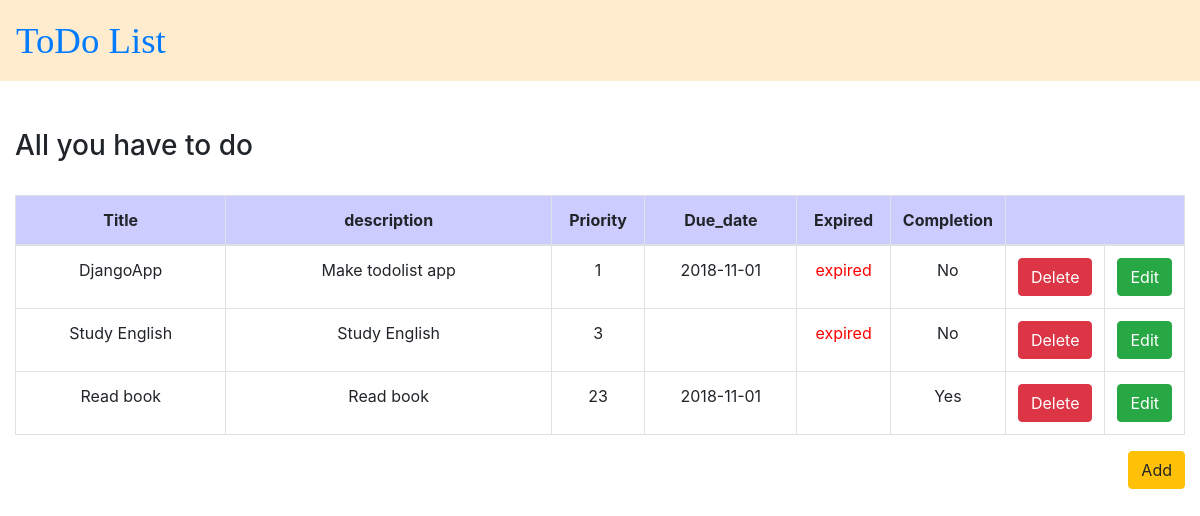
The page / on the database its author committed.
### todolist/models.py (models this page shows, shortened)
class List(models.Model):
    title = models.CharField(max_length=200)
    description = models.TextField()
    priority = models.IntegerField(default=2)
    due_date = models.TextField(null=True, blank=True)
    completed = models.BooleanField(default=False)
    expired = models.TextField(blank=True, default="")
    class Meta:
        ordering=['priority', 'due_date', 'title']

### todolist/views.py (the view)
# urls.py: path('', views.home, name="home"),
def home(request):
    tasks = List.objects.all()
    now = datetime.datetime.now()
    nowDate = now.strftime("%Y-%m-%d")
    for task in tasks:
        if(task.due_date < nowDate):
            List.objects.filter(id=task.id).update(expired="expired")
    return render (request, 'todolist/list.html', {'tasks' : tasks})

### todolist/templates/todolist/list.html (shortened to what this page needs)
{% extends 'todolist/base.html' %}
{% block content %}
<div class="container-fluid">
    <h3>All you have to do</h3>
  <br>
    <table class="table table-bordered table-hover">
    <thead>
      <tr bgcolor="#CCCCFF">
        <th width="18%">Title</th>
        <th>description</th>
        <th width="8%">Priority</th>
        <th width="13%">Due_date</th>
        <th width="8%">Expired</th>
        <th width="8%">Completion</th>
        <th colspan="2" width="12%"></th>
      </tr>
    </thead>
    <tbody>
    {% for task in tasks %}
      <tr>
        <td>{{ task.title }}</a></td>
        <td>{{ task.description|slice:"200" }}</td>
        <td>{{ task.priority}}</td>
        <td>{{ task.due_date}}</td>
        <td><font color="red">{% if task.completed == False %}{{ task.expired}}{%endif%}</font></td>
        <td>{% if task.completed == False %}No{%else%}Yes{%endif%}</td>
        <td><form action="/delete/{{task.id}}/" method="POST">{% csrf_token %}
            <button type="submit" class="btn btn-danger custom-button-width .navbar-right">Delete</button></form>
        </td>
        <td><form action="/edit/{{task.id}}/" method="POST">{% csrf_token %}
            <button type="submit" class="btn btn-success dcustom-button-width .navbar-right">Edit</button></form>
        </td>
      </tr>
    {% endfor %}
    </tbody>
  </table>
</div>
<div class="container-fluid">
  <div class="row">
        <div class="col-md-12 text-right">
    		<a href="/add/"><button type="button" class="btn btn-warning custom-button-width .navbar-right">Add</button></a>
    	</div>
  </div>
</div>
{% endblock %}

### todolist/templates/todolist/list.html (style rules this page uses)
table { text-align:center; }

### rows shown on the page
List: title "DjangoApp", description "Make todolist app", priority "1", due_date "2018-11-01", expired "expired", completed "No"
List: title "Study English", description "Study English", priority "3", expired "expired", completed "No"
List: title "Read book", description "Read book", priority "23", due_date "2018-11-01", completed "Yes"
